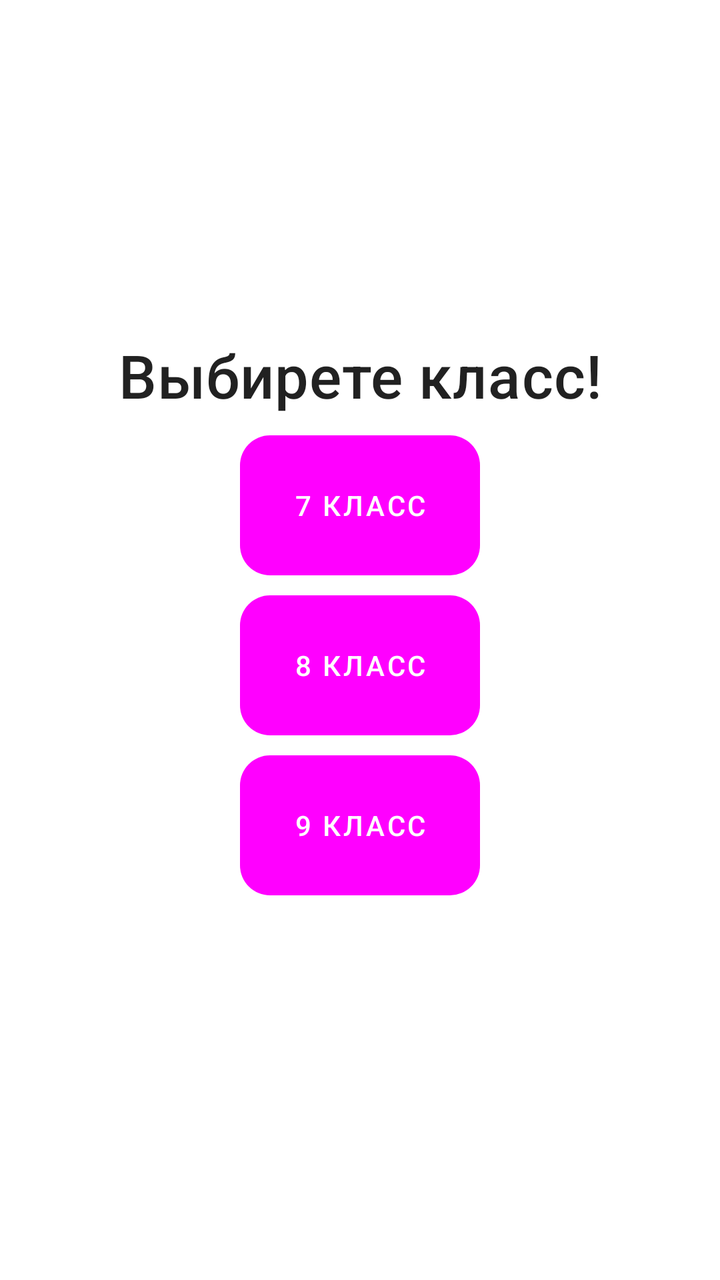
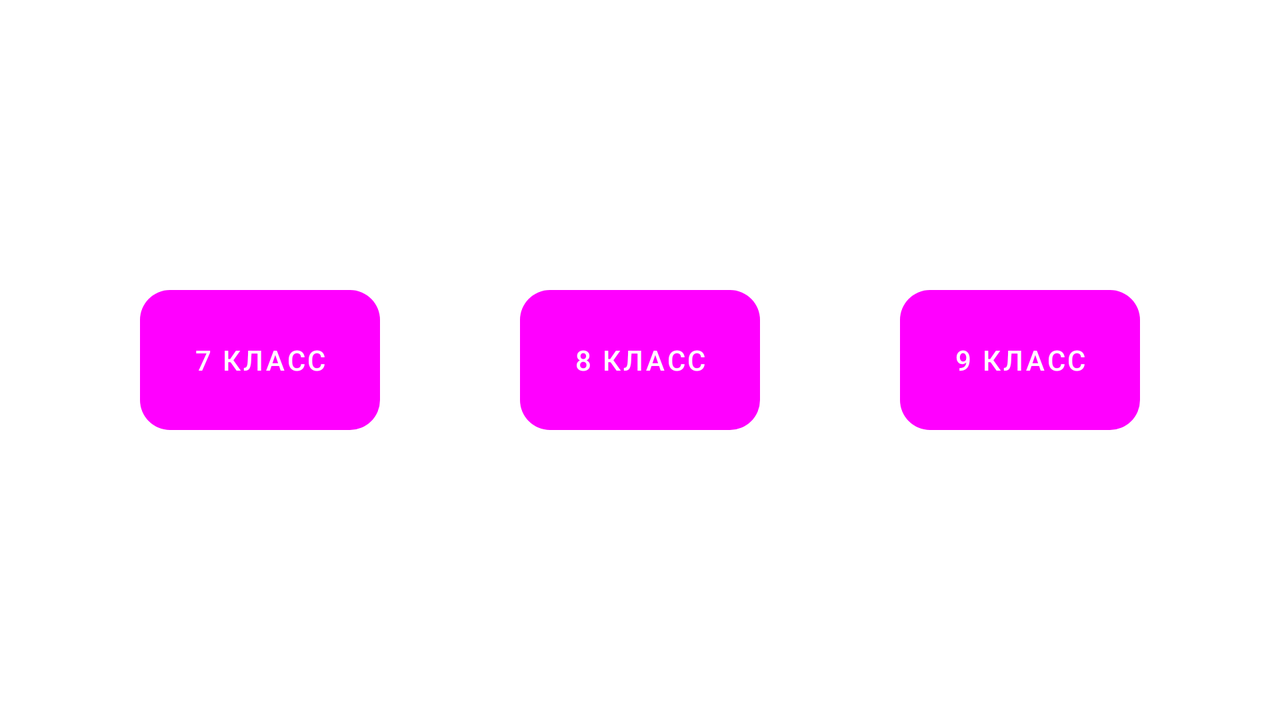

First picture: res/layout/ on a phone held upright. Second picture: the repository's own variant of that layout, on a device whose configuration matches the variant's folder. Source for both follows.
<!-- AndroidManifest.xml: application theme Theme.FormulasForPhysics -->
<!-- res/layout/fragment_middle_class_laws.xml -->
<?xml version="1.0" encoding="utf-8"?>
<FrameLayout xmlns:android="http://schemas.android.com/apk/res/android"
    xmlns:app="http://schemas.android.com/apk/res-auto"
    xmlns:tools="http://schemas.android.com/tools"
    android:layout_width="match_parent"
    android:layout_height="match_parent"
    tools:context=".MiddleClassLawsFragment">

    <androidx.constraintlayout.widget.ConstraintLayout
        android:layout_width="match_parent"
        android:layout_height="match_parent">

        <TextView
            android:id="@+id/select_a_class"
            android:layout_width="wrap_content"
            android:layout_height="wrap_content"
            android:layout_marginTop="200dp"
            android:gravity="center"
            android:text="@string/select_a_class_text"
            android:textAppearance="?attr/textAppearanceHeadline6"
            android:textSize="30sp"
            app:layout_constraintBottom_toTopOf="@id/seven_class"
            app:layout_constraintEnd_toEndOf="parent"
            app:layout_constraintStart_toStartOf="parent"
            app:layout_constraintTop_toTopOf="parent" />

        <Button
            android:id="@+id/seven_class"
            android:layout_width="120dp"
            android:layout_height="70dp"
            android:layout_marginTop="10dp"
            android:background="@drawable/round_button"
            android:text="@string/class_7"
            android:textColor="@color/white"
            app:layout_constraintBottom_toTopOf="@id/eighth_class"
            app:layout_constraintEnd_toEndOf="parent"
            app:layout_constraintStart_toStartOf="parent"
            app:layout_constraintTop_toBottomOf="@+id/select_a_class" />

        <Button
            android:id="@+id/eighth_class"
            android:layout_width="120dp"
            android:layout_height="70dp"
            android:layout_marginTop="10dp"
            android:background="@drawable/round_button"
            android:text="@string/class_8"
            android:textColor="@color/white"
            app:layout_constraintBottom_toTopOf="@id/ninth_class"
            app:layout_constraintEnd_toEndOf="parent"
            app:layout_constraintStart_toStartOf="parent"
            app:layout_constraintTop_toBottomOf="@id/seven_class" />

        <Button
            android:id="@+id/ninth_class"
            android:layout_width="120dp"
            android:layout_height="70dp"
            android:layout_marginTop="10dp"
            android:layout_marginBottom="225dp"
            android:background="@drawable/round_button"
            android:text="@string/class_9"
            android:textColor="@color/white"
            app:layout_constraintEnd_toEndOf="parent"
            app:layout_constraintStart_toStartOf="parent"
            app:layout_constraintTop_toBottomOf="@id/eighth_class"
            app:layout_constraintBottom_toBottomOf="parent"/>
    </androidx.constraintlayout.widget.ConstraintLayout>
</FrameLayout>
<!-- resources referenced by this layout -->
<resources>
  <color name="white">#FFFFFFFF</color>
  <!-- drawable round_button (drawable) -->
  <?xml version="1.0" encoding="utf-8"?>
  <shape xmlns:android="http://schemas.android.com/apk/res/android" android:shape="rectangle">
      <solid android:color="@color/blue" />
      <corners android:radius="15dp" />
  </shape>
  <string name="class_7">7 класс</string>
  <string name="class_8">8 класс</string>
  <string name="class_9">9 класс</string>
  <string name="select_a_class_text">Выбирете класс!</string>
  <style name="Theme.FormulasForPhysics" parent="Theme.MaterialComponents.DayNight.NoActionBar">
          
          <item name="colorPrimary">@color/blue</item>
          <item name="colorPrimaryVariant">@color/purple_700</item>
          <item name="colorOnPrimary">@color/white</item>
          
          <item name="colorSecondary">@color/teal_200</item>
          <item name="colorSecondaryVariant">@color/teal_700</item>
          <item name="colorOnSecondary">@color/black</item>
          
          <item name="android:statusBarColor">@color/blue</item>
          
      </style>
  <color name="purple_700">#FF3700B3</color>
  <color name="teal_200">#FF03DAC5</color>
  <color name="teal_700">#FF018786</color>
  <color name="black">#FF000000</color>
</resources>
<!-- res/layout-land/fragment_middle_class_laws.xml (the repository's variant of the layout above) -->
<!-- drawn on the phone turned sideways -->
<?xml version="1.0" encoding="utf-8"?>
<androidx.constraintlayout.widget.ConstraintLayout xmlns:android="http://schemas.android.com/apk/res/android"
    xmlns:app="http://schemas.android.com/apk/res-auto"
    android:layout_width="match_parent"
    android:layout_height="match_parent">

    <Button
        android:id="@+id/seven_class"
        android:layout_width="120dp"
        android:layout_height="70dp"
        android:background="@drawable/round_button"
        android:text="@string/class_7"
        android:textColor="@color/white"
        app:layout_constraintBottom_toBottomOf="parent"
        app:layout_constraintEnd_toStartOf="@id/eighth_class"
        app:layout_constraintStart_toStartOf="parent"
        app:layout_constraintTop_toTopOf="parent" />

    <Button
        android:id="@+id/eighth_class"
        android:layout_width="120dp"
        android:layout_height="70dp"
        android:background="@drawable/round_button"
        android:text="@string/class_8"
        android:textColor="@color/white"
        app:layout_constraintBottom_toBottomOf="parent"
        app:layout_constraintEnd_toStartOf="@id/ninth_class"
        app:layout_constraintStart_toEndOf="@id/seven_class"
        app:layout_constraintTop_toTopOf="parent" />

    <Button
        android:id="@+id/ninth_class"
        android:layout_width="120dp"
        android:layout_height="70dp"
        android:background="@drawable/round_button"
        android:text="@string/class_9"
        android:textColor="@color/white"
        app:layout_constraintBottom_toBottomOf="parent"
        app:layout_constraintEnd_toEndOf="parent"
        app:layout_constraintStart_toEndOf="@id/eighth_class"
        app:layout_constraintTop_toTopOf="parent" />
</androidx.constraintlayout.widget.ConstraintLayout>
<!-- resources referenced by the variant -->
<!-- as the phone turned sideways resolves them -->
<resources>
  <color name="white">#FFFFFFFF</color>
  <!-- drawable round_button (drawable) -->
  <?xml version="1.0" encoding="utf-8"?>
  <shape xmlns:android="http://schemas.android.com/apk/res/android" android:shape="rectangle">
      <solid android:color="@color/blue" />
      <corners android:radius="15dp" />
  </shape>
  <string name="class_7">7 класс</string>
  <string name="class_8">8 класс</string>
  <string name="class_9">9 класс</string>
  <style name="Theme.FormulasForPhysics" parent="Theme.MaterialComponents.DayNight.NoActionBar">
          
          <item name="colorPrimary">@color/blue</item>
          <item name="colorPrimaryVariant">@color/purple_700</item>
          <item name="colorOnPrimary">@color/white</item>
          
          <item name="colorSecondary">@color/teal_200</item>
          <item name="colorSecondaryVariant">@color/teal_700</item>
          <item name="colorOnSecondary">@color/black</item>
          
          <item name="android:statusBarColor">@color/blue</item>
          
      </style>
  <color name="purple_700">#FF3700B3</color>
  <color name="teal_200">#FF03DAC5</color>
  <color name="teal_700">#FF018786</color>
  <color name="black">#FF000000</color>
</resources>
